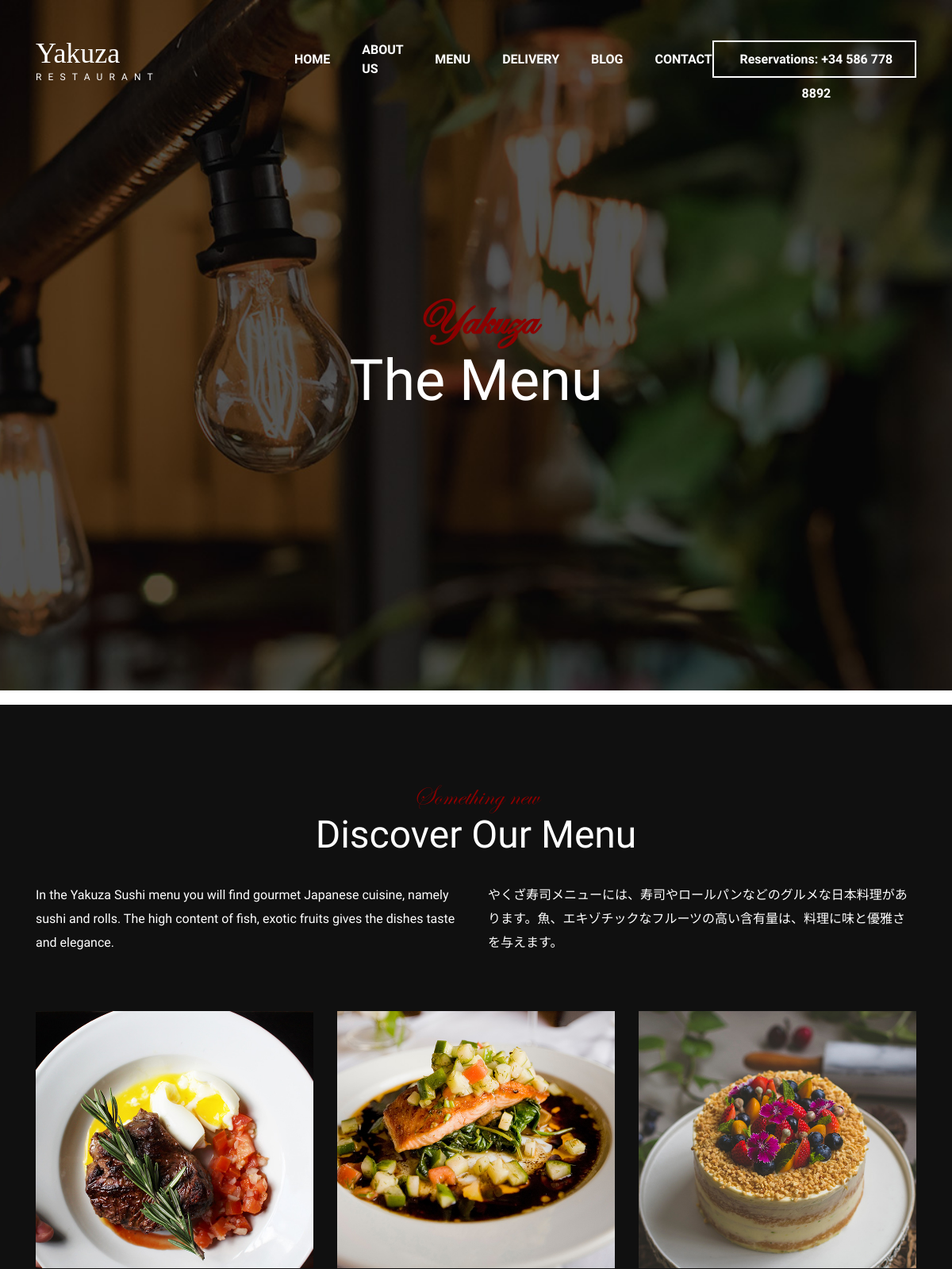
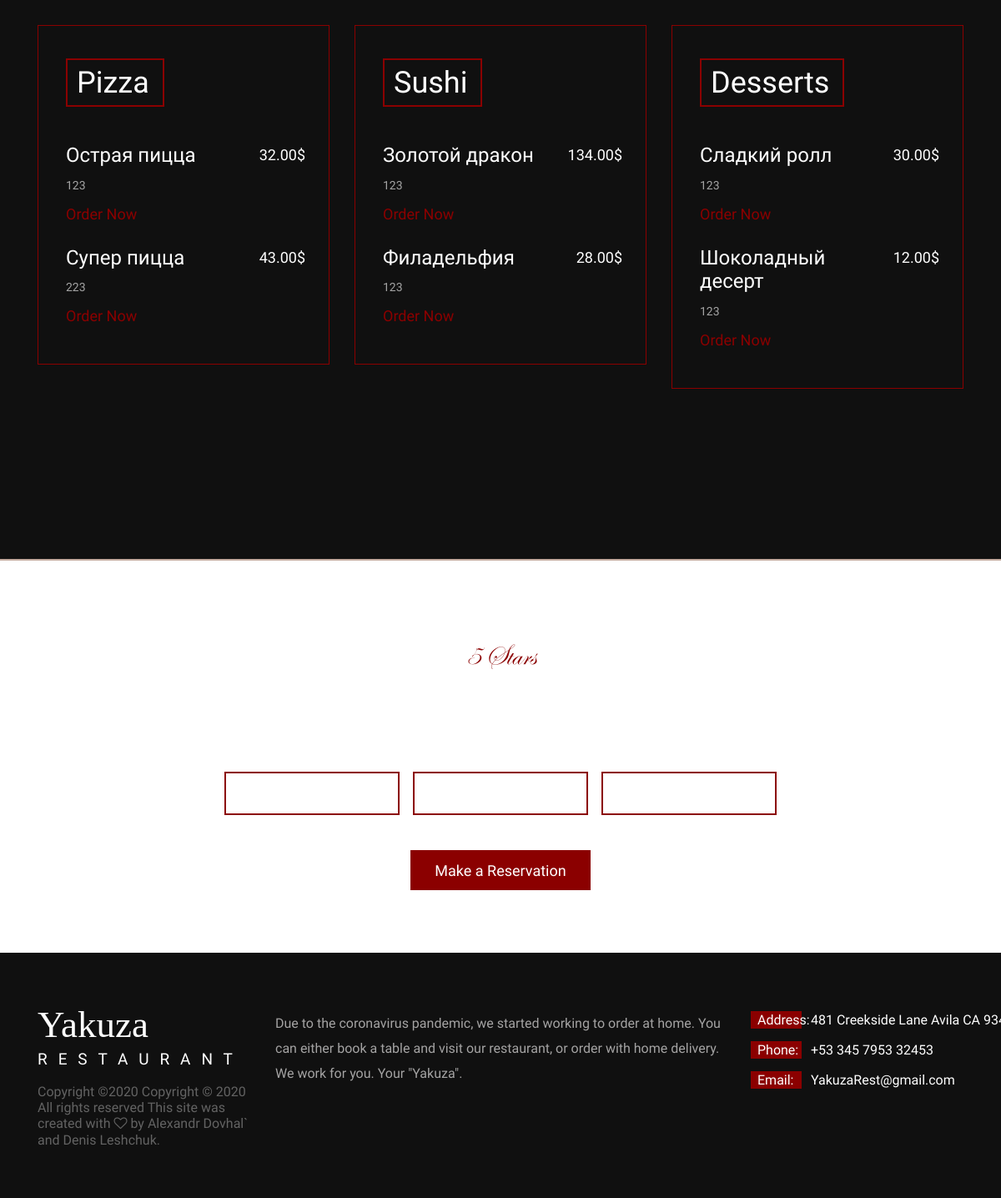
The app's page /menu/ with its own data (2 pictures, top to bottom).
### pages/models.py (models this page shows, shortened)
class Product(models.Model):
    category = models.ForeignKey(Category,verbose_name='Категория', related_name='products', on_delete=models.CASCADE)
    name = models.CharField(verbose_name='Название блюда', max_length=150, db_index= True)
    slug = models.CharField(max_length=150, db_index= True, unique=True)
    image = models.ImageField(upload_to='product/%Y/%m/%d/')
    description = models.TextField(verbose_name='Описание блюда', max_length=1000)
    price = models.DecimalField(verbose_name='Цена блюда',max_digits=10, decimal_places=2)
    available = models.BooleanField(verbose_name='Наличие блюда', default= True)
    new  = models.BooleanField(verbose_name="Новое блюдо", default= False)
    class Meta:
        ordering = ('name',)
        verbose_name = 'Блюдо'
        verbose_name_plural = 'Блюда'
        index_together = (('id', 'slug'), )

### pages/views.py (the view)
# urls.py: path('menu/', views.menu, name="menu"),
def menu(request):
    products = Product.objects.filter(available= True)
    pizza_category = get_object_or_404(Category, slug= 'pizza')
    pizza_products = products.filter(category = pizza_category)
    sushi_category = get_object_or_404(Category, slug= 'sushi')
    sushi_products = products.filter(category = sushi_category)
    dessert_category = get_object_or_404(Category, slug= 'dessert')
    dessert_products = products.filter(category = dessert_category)
    context ={
        'pizza': pizza_products,
        'sushi': sushi_products,
        'dessert': dessert_products,
    }
    return render(request, 'pages/menu.html', context)

### templates/pages/menu.html (shortened to what this page needs)
{% extends 'base.html/' %}
{% load static %}
{% block style %}
<link rel="stylesheet" href="{% static 'styles/menu.css' %}">
<link rel="stylesheet" href="{% static 'styles/menu_responsive.css' %}">
<link rel="stylesheet" href="{% static 'styles/main_styles.css' %}">
{% endblock %}
{% block content %}
<div class="home">
	<div class="parallax_background parallax-window" data-parallax="scroll"
		data-image-src="{{ STATIC_PREFIX }}images/menu.jpg" data-speed="0.8"></div>
	<div class="home_container">
		<div class="container">
			<div class="row">
				<div class="col">
					<div class="home_content text-center">
						<div class="home_subtitle page_subtitle">Yakuza</div>
						<div class="home_title">
							<h1>The Menu</h1>
						</div>
					</div>
				</div>
			</div>
		</div>
	</div>
</div>
<div class="themenu">
	<div class="container">
		<div class="row">
			<div class="col">
				<div class="section_title_container text-center">
					<div class="section_subtitle page_subtitle">Something new</div>
					<div class="section_title">
						<h1>Discover Our Menu</h1>
					</div>
				</div>
			</div>
		</div>
		<div class="row themenu_text_row">
			<div class="col-lg-6">
				<div class="themenu_text">
					<p>In the Yakuza Sushi menu you will find gourmet Japanese cuisine, namely sushi and rolls. The high content of fish, exotic fruits gives the dishes taste and elegance.</p>
				</div>
			</div>
			<div class="col-lg-6">
				<div class="themenu_text">
					<p>
						やくざ寿司メニューには、寿司やロールパンなどのグルメな日本料理があります。魚、エキゾチックなフルーツの高い含有量は、料理に味と優雅さを与えます。</p>
				</div>
			</div>
		</div>
		<div class="row themenu_row">
			<div class="col-lg-4 themenu_column">
				<div class="themenu_image"><img src="{{ STATIC_PREFIX }}images/starters.jpg" alt=""></div>
				<div class="themenu_col trans_400">
					<div class="themenu_col_title">Pizza</div>
					<div class="dish_list">
						{% for item in pizza %}
						<div class="dish">
							<div
								class="dish_title_container d-flex flex-xl-row flex-column align-items-start justify-content-start">
								<div class="dish_title"><h3>{{item.name}}</h3></div>
								<div class="dish_price">{{item.price}}$</div>
							</div>
							<div class="dish_contents">
								<ul class="d-flex flex-row align-items-start justify-content-start flex-wrap">
									<li>{{item.description}}</li>
								</ul>
							</div>
							<div class="dish_order"><a href="#">Order Now</a></div>
						</div>
						{% endfor %}
					</div>
				</div>
			</div>
			<div class="col-lg-4 themenu_column">
				<div class="themenu_image"><img src="{{ STATIC_PREFIX }}images/main.jpg" alt=""></div>
				<div class="themenu_col trans_400">
					<div class="themenu_col_title">Sushi</div>
					<div class="dish_list">
						{% for item in sushi %}
						<div class="dish">
							<div
								class="dish_title_container d-flex flex-xl-row flex-column align-items-start justify-content-start">
								<div class="dish_title"><h3>{{item.name}}</h3></div>
								<div class="dish_price">{{item.price}}$</div>
							</div>
							<div class="dish_contents">
								<ul class="d-flex flex-row align-items-start justify-content-start flex-wrap">
									<li>{{item.description}}</li>
								</ul>
							</div>
							<div class="dish_order"><a href="#">Order Now</a></div>
						</div>
						{% endfor %}
					</div>
				</div>
			</div>
			<div class="col-lg-4 themenu_column">
				<div class="themenu_image"><img src="{{ STATIC_PREFIX }}images/deserts.jpg" alt=""></div>
				<div class="themenu_col trans_400">
					<div class="themenu_col_title">Desserts</div>
					<div class="dish_list">
						{% for item in dessert %}
						<div class="dish">
							<div
								class="dish_title_container d-flex flex-xl-row flex-column align-items-start justify-content-start">
								<div class="dish_title"><h3>{{item.name}}</h3></div>
								<div class="dish_price">{{item.price}}$</div>
							</div>
							<div class="dish_contents">
								<ul class="d-flex flex-row align-items-start justify-content-start flex-wrap">
									<li>{{item.description}}</li>
								</ul>
							</div>
							<div class="dish_order"><a href="#">Order Now</a></div>
						</div>
						{% endfor %}
					</div>
				</div>
			</div>
		</div>
	</div>
</div>
<div class="reservations text-center">
	<div class="parallax_background parallax-window" data-parallax="scroll"
		data-image-src="{{ STATIC_PREFIX }}images/reservations.jpg" data-speed="0.8"></div>
	<div class="container">
		<div class="row">
			<div class="col">
				<div class="reservations_content d-flex flex-column align-items-center justify-content-center">
					<div class="res_stars page_subtitle">5 Stars</div>
					<div class="res_title">Make a Reservation</div>
					<div class="res_form_container">
						<form action="#" id="res_form" class="res_form">
							<div class="d-flex flex-sm-row flex-column align-items-center justify-content-start">
								<input type="text" id="datepicker" class="res_input" required="required">
								<input type="text" class="res_input timepicker" required="required">
								<select class="res_select">
									<option disabled="" selected="">2 person</option>
								</select>
							</div>
							<button class="res_button">Make a Reservation</button>
						</form>
					</div>
				</div>
			</div>
		</div>
	</div>
</div>
{% endblock %}

### templates/base.html (shortened to what this page needs)
{% load static %}
{% get_static_prefix as STATIC_PREFIX %}
<!DOCTYPE html>
<html lang="en">
<head>
    <link rel="stylesheet" href="{% static 'styles/bootstrap-4.1.2/bootstrap.min.css' %}">
    <link rel="stylesheet" href="{% static 'plugins/font-awesome-4.7.0/css/font-awesome.min.css' %}">
    <link rel="stylesheet" href="{% static 'plugins/OwlCarousel2-2.2.1/owl.carousel.css' %}">
    <link rel="stylesheet" href="{% static 'plugins/OwlCarousel2-2.2.1/owl.theme.default.css' %}">
    <link rel="stylesheet" href="{% static 'plugins/OwlCarousel2-2.2.1/animate.css' %}">
    <link rel="stylesheet" href="{% static 'plugins/colorbox/colorbox.css' %}">
    <link rel="stylesheet" href="{% static 'plugins/jquery-datepicker/jquery-ui.css' %}">
    <link rel="stylesheet" href="{% static 'plugins/jquery-timepicker/jquery.timepicker.css' %}">
    {% block style %}
    {% endblock  %}
</head>
<body>
    <div class="super_container">
        {% include 'partials/_header.html' %}
        {% block content %}
        {% endblock %}
        {% include 'partials/_footer.html' %}
    </div>
</body>
</html>

### templates/partials/_header.html (shortened to what this page needs)
{% load static %}
<header class="header">
    <div class="container">
        <div class="row">
            <div class="col">
                <div class="header_content d-flex flex-row align-items-center justify-content-start">
                    <div class="logo">
                        <a href="#">
                            <div class="header_logo_title">Yakuza</div>
                            <div>restaurant</div>
                        </a>
                    </div>
                    <nav class="main_nav">
                        <ul class="d-flex flex-row align-items-center justify-content-start">
                            <li><a href="/">home</a></li>
                            <li><a href="/about">about us</a></li>
                            <li><a href="/menu">menu</a></li>
                            <li><a href="/">delivery</a></li>
                            <li><a href="/blog">blog</a></li>
                            <li><a href="/contact">contact</a></li>
                        </ul>
                    </nav>
                    <div class="reservations_phone ml-auto">Reservations: +34 586 778 8892</div>
                </div>
            </div>
        </div>
    </div>
</header>

### templates/partials/_footer.html (shortened to what this page needs)
{% load static %}
<footer class="footer">
    <div class="container">
        <div class="row">
            <div class="col-lg-3 footer_col">
                <div class="footer_logo">
                    <div class="footer_logo_title">Yakuza</div>
                    <div class="footer_logo_subtitle">restaurant</div>
                </div>
                <div class="copyright">
                    <p style="line-height: 1.2;">Copyright &copy;
                        Copyright © 2020 All rights reserved This site was created with <i class="fa fa-heart-o"
                            aria-hidden="true"></i> by Alexandr Dovhal` and Denis Leshchuk.
                    </p>
                </div>
            </div>
            <div class="col-lg-6 footer_col">
                <div class="footer_about">
                    <p>Due to the coronavirus pandemic, we started working to order at home. You can either book a table and visit our restaurant, or order with home delivery. We work for you. Your "Yakuza".</p>
                </div>
            </div>
            <div class="col-lg-3 footer_col">
                <div class="footer_contact">
                    <ul>
                        <li class="d-flex flex-row align-items-start justify-content-start">
                            <div>
                                <div class="footer_contact_title">Address:</div>
                            </div>
                            <div class="footer_contact_text">481 Creekside Lane Avila CA 93424</div>
                        </li>
                        <li class="d-flex flex-row align-items-start justify-content-start">
                            <div>
                                <div class="footer_contact_title">Phone:</div>
                            </div>
                            <div class="footer_contact_text">+53 345 7953 32453</div>
                        </li>
                        <li class="d-flex flex-row align-items-start justify-content-start">
                            <div>
                                <div class="footer_contact_title">Email:</div>
                            </div>
                            <div class="footer_contact_text">YakuzaRest@gmail.com</div>
                        </li>
                    </ul>
                </div>
            </div>
        </div>
    </div>
</footer>

### records on screen
Product: name "Острая пицца", price "32.00", description "123"
Product: name "Супер пицца", price "43.00", description "223"
Product: name "Золотой дракон", price "134.00", description "123"
Product: name "Филадельфия", price "28.00", description "123"
Product: name "Сладкий ролл", price "30.00", description "123"
Product: name "Шоколадный десерт", price "12.00", description "123"
